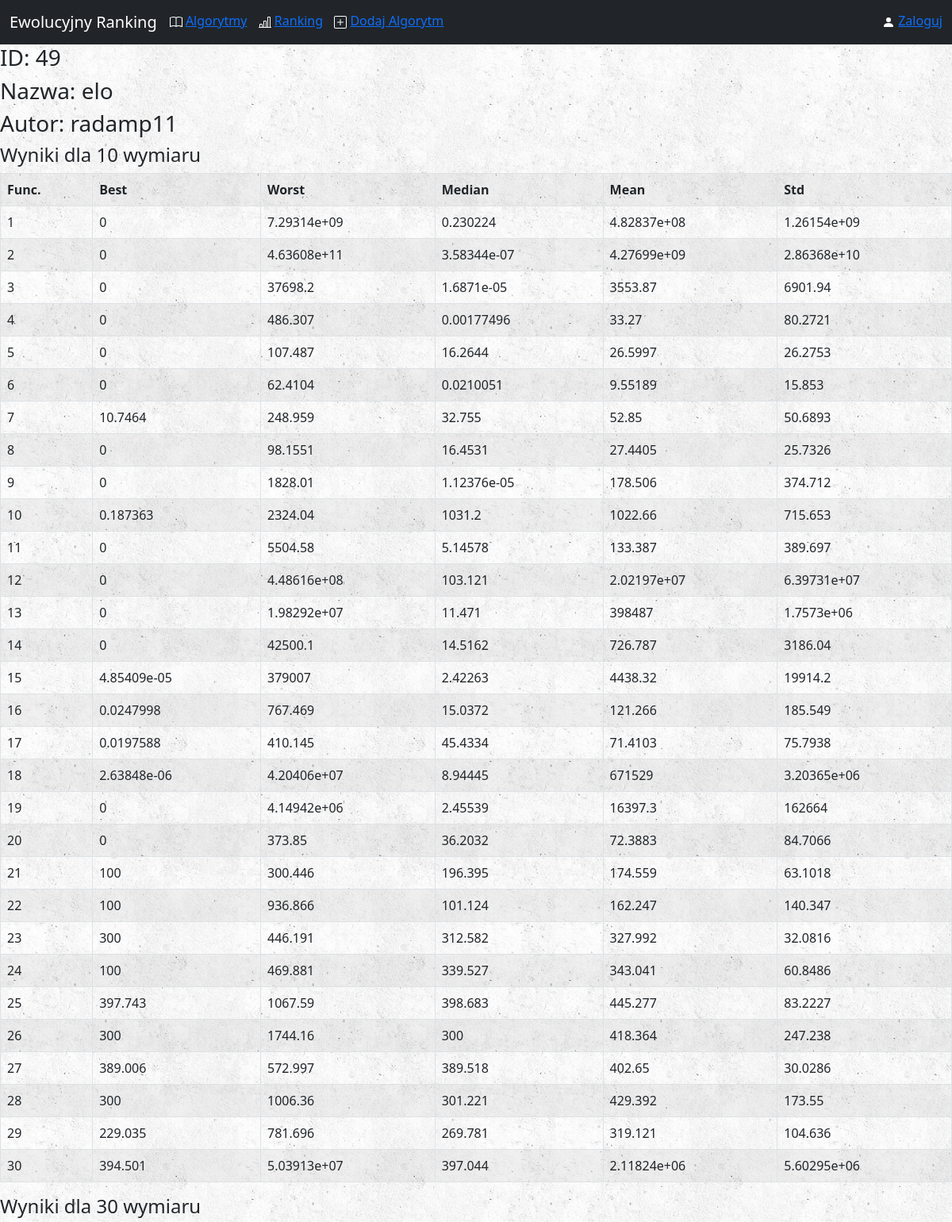
The page /algorithms/49/ (upper part) on the database its author committed.
### algorithms/models.py (models this page shows, shortened)
class Algorithm(models.Model):
    name = models.CharField(max_length = 40, unique = True)
    author = models.CharField(max_length = 30)  # nick użytkownika serwisu
    alg_file = models.FileField(upload_to='zip_files/')
    counted = models.BooleanField(default = False)
    num_of_fun = models.IntegerField(default = 0)
    SE = models.FloatField(default = 0)
    score = models.FloatField(default = 0)

class Outcome(models.Model):
    algorithm = models.ForeignKey(Algorithm, on_delete = models.CASCADE)
    dimension = models.IntegerField()
    function = models.IntegerField()
    best = models.CharField(max_length = 30)
    worst = models.CharField(max_length = 30)
    median = models.CharField(max_length = 30)
    mean_float = models.FloatField()
    mean_str = models.CharField(max_length = 30)
    std = models.CharField(max_length = 30)

### algorithms/views.py (the view, shortened to what this page needs)
# urls.py: path('algorithms/<pk>/', views.DetailView.as_view(), name='detail'),
class DetailView(DetailView):
    model = Algorithm
    template_name = 'algorithms/detail.html'
    def get_object(self):
        alg = super().get_object()
        return alg

### algorithms/templates/algorithms/detail.html (shortened to what this page needs)
{% extends 'algorithms/base.html' %}
{% block body %}
{% load static %}
{% if algorithm.id is not None %}
    <h3>ID: {{ algorithm.id }} </h3>
    <h3>Nazwa: {{ algorithm.name }}  </h3>
    <h3>Autor: {{ algorithm.author }} </h3>
    {% for out in algorithm.outcome_set.all %}
        {% if out.function == 1 %}
            <table class="table table-striped table-hover table-bordered">
                <h4>Wyniki dla {{ out.dimension }} wymiaru</h4>
                    <tr class="table table-striped table-hover">
                        <th>Func.</th>
                        <th>Best</th>
                        <th>Worst</th>
                        <th>Median</th>
                        <th>Mean</th>
                        <th>Std</th>
                    </tr>
        {% endif %}
                <tr class="table table-striped table-hover">
                    <td>{{ out.function }}</td>
                    <td>{{ out.best }}</td>
                    <td>{{ out.worst }}</td>
                    <td>{{ out.median }}</td>
                    <td>{{ out.mean_str }}</td>
                    <td>{{ out.std }}</td>
                </tr>
        {% if out.function == algorithm.num_of_fun %}
            </table>
        {% endif %}
        {% endfor %}
{% else %}
    <h3>Coś poszło nie tak z dodaniem Twojego algorytmu.</h3>
    <h3>Upewnij się, że Twój plik .zip spełnia wymagania i spróbuj ponownie.</h3>
    <a href="{% url 'algorithms:home' %}">Wróć do strony głównej</a>
{% endif %}
{% endblock %}

### static/css/style.css (style rules this page uses)
body { background: white url("../images/background.png"); }

### rows shown on the page
Algorithm: id "49", name "elo", author "radamp11"
Outcome: dimension "10", function "1", best "0", worst "7.29314e+09", median "0.230224", mean_str "4.82837e+08", std "1.26154e+09"
Outcome: function "2", best "0", worst "4.63608e+11", median "3.58344e-07", mean_str "4.27699e+09", std "2.86368e+10"
Outcome: function "3", best "0", worst "37698.2", median "1.6871e-05", mean_str "3553.87", std "6901.94"
Outcome: function "4", best "0", worst "486.307", median "0.00177496", mean_str "33.27", std "80.2721"
Outcome: function "5", best "0", worst "107.487", median "16.2644", mean_str "26.5997", std "26.2753"
Outcome: function "6", best "0", worst "62.4104", median "0.0210051", mean_str "9.55189", std "15.853"
Outcome: function "7", best "10.7464", worst "248.959", median "32.755", mean_str "52.85", std "50.6893"
Outcome: function "8", best "0", worst "98.1551", median "16.4531", mean_str "27.4405", std "25.7326"
Outcome: function "9", best "0", worst "1828.01", median "1.12376e-05", mean_str "178.506", std "374.712"
Outcome: function "10", best "0.187363", worst "2324.04", median "1031.2", mean_str "1022.66", std "715.653"
Outcome: function "11", best "0", worst "5504.58", median "5.14578", mean_str "133.387", std "389.697"
Outcome: function "12", best "0", worst "4.48616e+08", median "103.121", mean_str "2.02197e+07", std "6.39731e+07"
Outcome: function "13", best "0", worst "1.98292e+07", median "11.471", mean_str "398487", std "1.7573e+06"
Outcome: function "14", best "0", worst "42500.1", median "14.5162", mean_str "726.787", std "3186.04"
Outcome: function "15", best "4.85409e-05", worst "379007", median "2.42263", mean_str "4438.32", std "19914.2"
Outcome: function "16", best "0.0247998", worst "767.469", median "15.0372", mean_str "121.266", std "185.549"
Outcome: function "17", best "0.0197588", worst "410.145", median "45.4334", mean_str "71.4103", std "75.7938"
Outcome: function "18", best "2.63848e-06", worst "4.20406e+07", median "8.94445", mean_str "671529", std "3.20365e+06"
Outcome: function "19", best "0", worst "4.14942e+06", median "2.45539", mean_str "16397.3", std "162664"
Outcome: function "20", best "0", worst "373.85", median "36.2032", mean_str "72.3883", std "84.7066"
Outcome: function "21", best "100", worst "300.446", median "196.395", mean_str "174.559", std "63.1018"
Outcome: function "22", best "100", worst "936.866", median "101.124", mean_str "162.247", std "140.347"
Outcome: function "23", best "300", worst "446.191", median "312.582", mean_str "327.992", std "32.0816"
Outcome: function "24", best "100", worst "469.881", median "339.527", mean_str "343.041", std "60.8486"
Outcome: function "25", best "397.743", worst "1067.59", median "398.683", mean_str "445.277", std "83.2227"
Outcome: function "26", best "300", worst "1744.16", median "300", mean_str "418.364", std "247.238"
Outcome: function "27", best "389.006", worst "572.997", median "389.518", mean_str "402.65", std "30.0286"
Outcome: function "28", best "300", worst "1006.36", median "301.221", mean_str "429.392", std "173.55"
Outcome: function "29", best "229.035", worst "781.696", median "269.781", mean_str "319.121", std "104.636"
Outcome: function "30", best "394.501", worst "5.03913e+07", median "397.044", mean_str "2.11824e+06", std "5.60295e+06"
Outcome: dimension "30"
